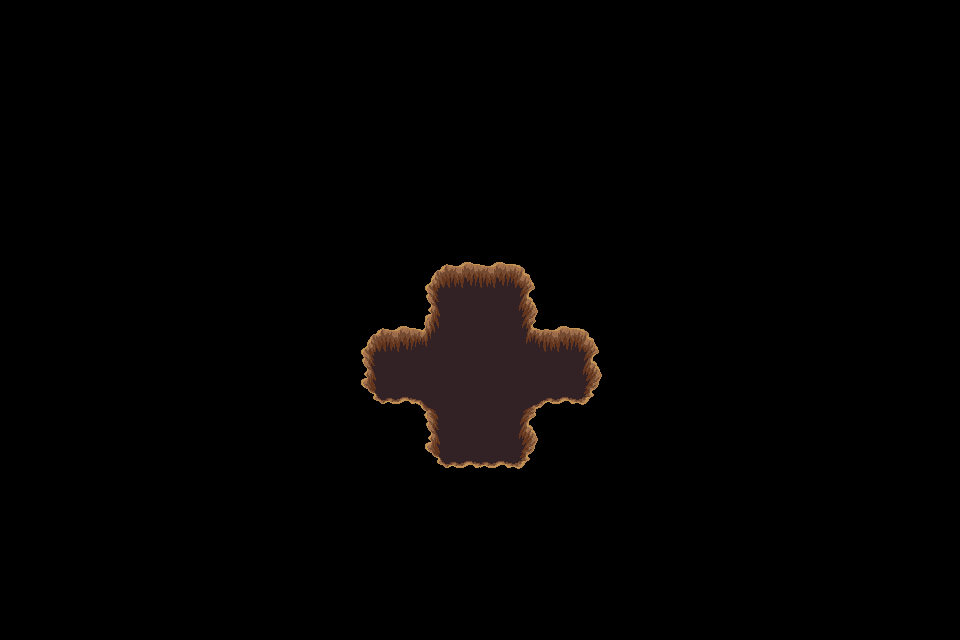

Tiled map render using the project's own tile images. Description and the whole map definition, tile-layer contents included, below:
An orthogonal 30x20 tile map with 32x32 px tiles, 1 tile layer (trou), 2 tilesets.

<map version="1.4" tiledversion="1.4.3" orientation="orthogonal" renderorder="right-down" width="30" height="20" tilewidth="32" tileheight="32" infinite="0" nextlayerid="9" nextobjectid="1">
 <tileset firstgid="1" source="../../dungeon_green.tsx" />
 <tileset firstgid="530" source="../../dungeon.tsx" />
 <layer id="8" name="trou" width="30" height="20">
  <data encoding="csv">
0,0,0,0,0,0,0,0,0,0,0,0,0,0,0,0,0,0,0,0,0,0,0,0,0,0,0,0,0,0,
0,0,0,0,0,0,0,0,0,0,0,0,0,0,0,0,0,0,0,0,0,0,0,0,0,0,0,0,0,0,
0,0,0,0,0,0,0,0,0,0,0,0,0,0,0,0,0,0,0,0,0,0,0,0,0,0,0,0,0,0,
0,0,0,0,0,0,0,0,0,0,0,0,0,0,0,0,0,0,0,0,0,0,0,0,0,0,0,0,0,0,
0,0,0,0,0,0,0,0,0,0,0,0,0,0,0,0,0,0,0,0,0,0,0,0,0,0,0,0,0,0,
0,0,0,0,0,0,0,0,0,0,0,0,0,0,0,0,0,0,0,0,0,0,0,0,0,0,0,0,0,0,
0,0,0,0,0,0,0,0,0,0,0,0,0,0,0,0,0,0,0,0,0,0,0,0,0,0,0,0,0,0,
0,0,0,0,0,0,0,0,0,0,0,0,0,0,0,0,0,0,0,0,0,0,0,0,0,0,0,0,0,0,
0,0,0,0,0,0,0,0,0,0,0,0,0,432,433,433,434,0,0,0,0,0,0,0,0,0,0,0,0,0,
0,0,0,0,0,0,0,0,0,0,0,0,0,455,456,456,457,0,0,0,0,0,0,0,0,0,0,0,0,0,
0,0,0,0,0,0,0,0,0,0,0,432,433,411,456,456,410,433,434,0,0,0,0,0,0,0,0,0,0,0,
0,0,0,0,0,0,0,0,0,0,0,455,456,456,456,456,456,456,457,0,0,0,0,0,0,0,0,0,0,0,
0,0,0,0,0,0,0,0,0,0,0,478,479,388,456,456,387,479,480,0,0,0,0,0,0,0,0,0,0,0,
0,0,0,0,0,0,0,0,0,0,0,0,0,455,456,456,457,0,0,0,0,0,0,0,0,0,0,0,0,0,
0,0,0,0,0,0,0,0,0,0,0,0,0,478,479,479,480,0,0,0,0,0,0,0,0,0,0,0,0,0,
0,0,0,0,0,0,0,0,0,0,0,0,0,0,0,0,0,0,0,0,0,0,0,0,0,0,0,0,0,0,
0,0,0,0,0,0,0,0,0,0,0,0,0,0,0,0,0,0,0,0,0,0,0,0,0,0,0,0,0,0,
0,0,0,0,0,0,0,0,0,0,0,0,0,0,0,0,0,0,0,0,0,0,0,0,0,0,0,0,0,0,
0,0,0,0,0,0,0,0,0,0,0,0,0,0,0,0,0,0,0,0,0,0,0,0,0,0,0,0,0,0,
0,0,0,0,0,0,0,0,0,0,0,0,0,0,0,0,0,0,0,0,0,0,0,0,0,0,0,0,0,0
</data>
 </layer>
</map>
